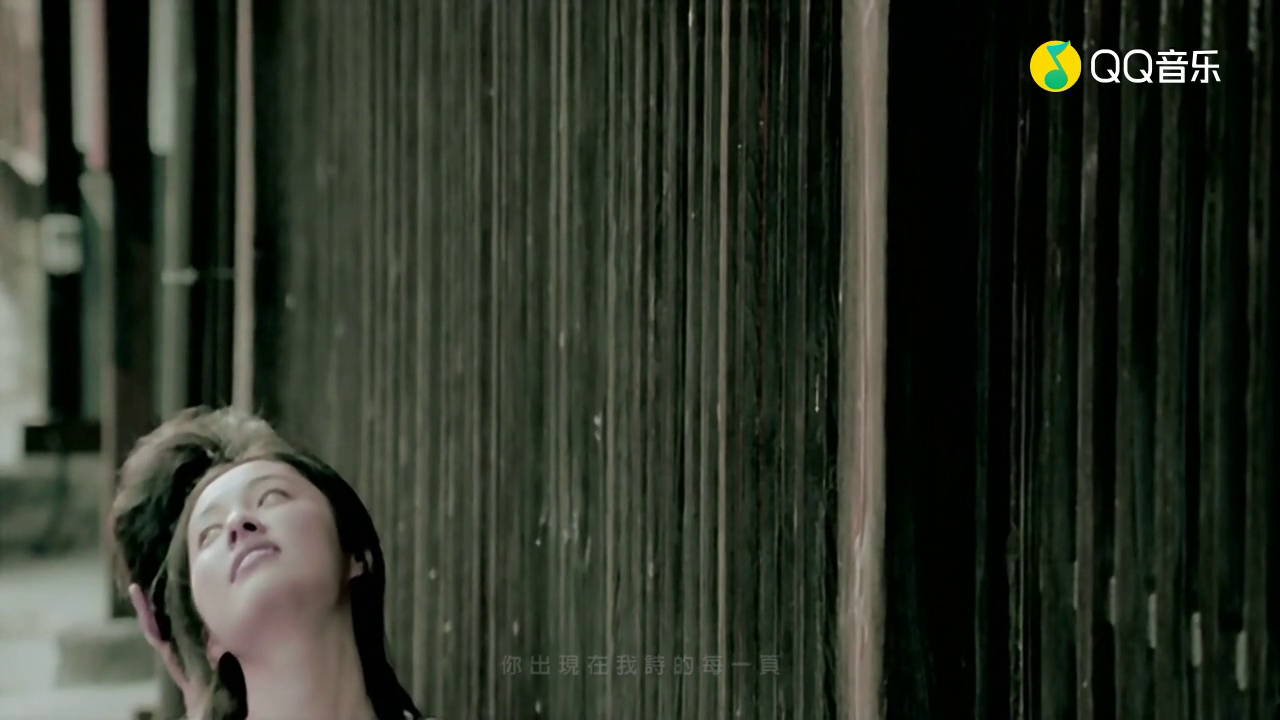
#> input picture MessageHide/text2image/images/in1.png, 1280 x 720 px
$ python Histogram.py
#> lines starting #> are read from the running program, lines starting #| are printed output that depends on the picture
import cv2
from matplotlib import pyplot as plt
img1 = cv2.imread('images/in1.png', 1)
#> img1 is the input picture: shape (720, 1280, 3); mean B, G, R 40.9, 51.9, 46.2
plt.hist(img1.ravel(),256,[0,256])
plt.show()
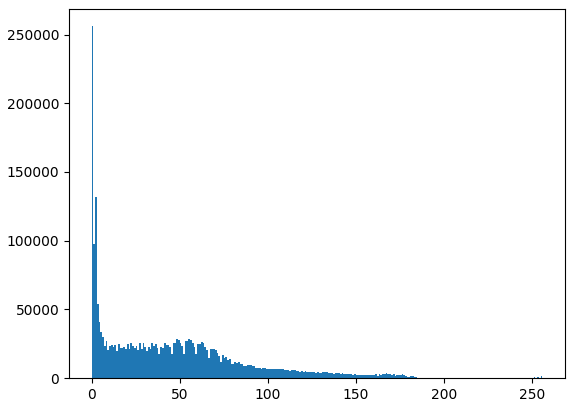
#> figure drawn by matplotlib, 1 panel; tallest bar 256039 high, from x = 0 to 1
